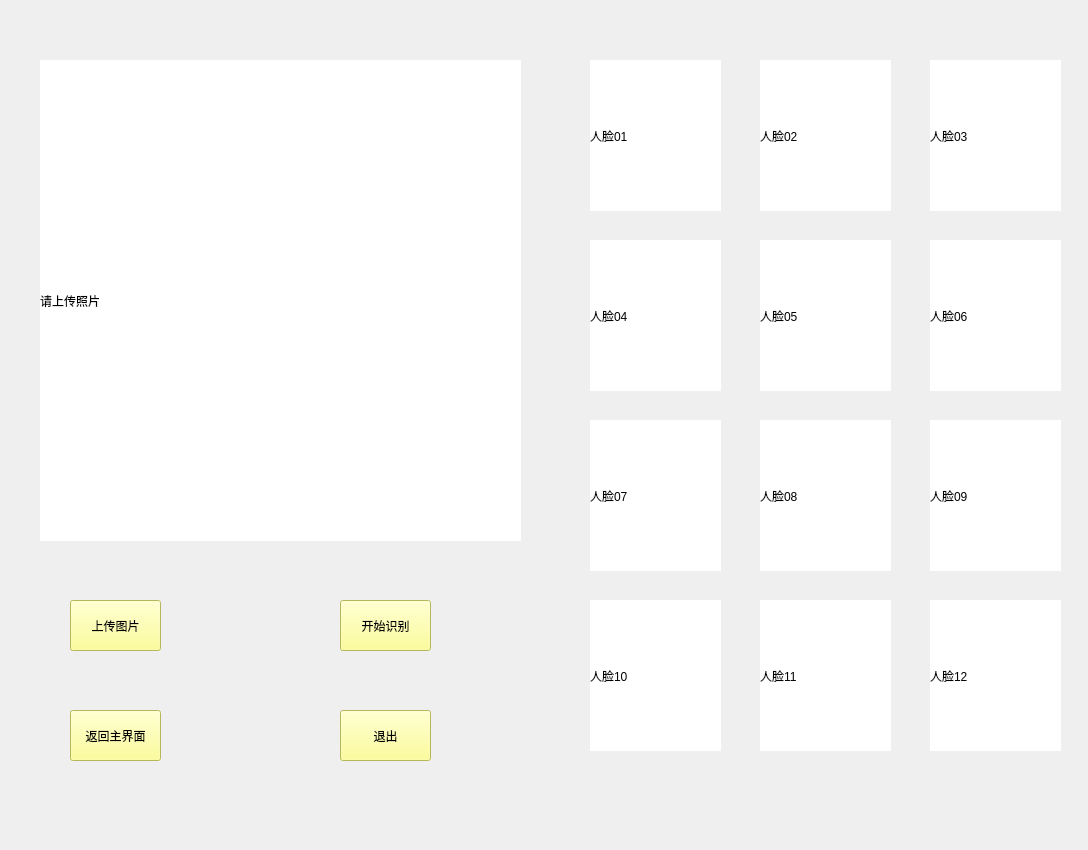
<?xml version="1.0" encoding="UTF-8"?>
<ui version="4.0">
 <class>Form</class>
 <widget class="QWidget" name="Form">
  <property name="geometry">
   <rect>
    <x>0</x>
    <y>0</y>
    <width>1088</width>
    <height>850</height>
   </rect>
  </property>
  <property name="windowTitle">
   <string>Form</string>
  </property>
  <widget class="QLabel" name="label">
   <property name="geometry">
    <rect>
     <x>40</x>
     <y>60</y>
     <width>481</width>
     <height>481</height>
    </rect>
   </property>
   <property name="styleSheet">
    <string notr="true">background-color: rgb(255, 255, 255);</string>
   </property>
   <property name="text">
    <string>请上传照片</string>
   </property>
  </widget>
  <widget class="QLabel" name="label_2">
   <property name="geometry">
    <rect>
     <x>590</x>
     <y>60</y>
     <width>131</width>
     <height>151</height>
    </rect>
   </property>
   <property name="styleSheet">
    <string notr="true">background-color: rgb(255, 255, 255);</string>
   </property>
   <property name="text">
    <string>人脸01</string>
   </property>
  </widget>
  <widget class="QLabel" name="label_3">
   <property name="geometry">
    <rect>
     <x>760</x>
     <y>60</y>
     <width>131</width>
     <height>151</height>
    </rect>
   </property>
   <property name="styleSheet">
    <string notr="true">background-color: rgb(255, 255, 255);</string>
   </property>
   <property name="text">
    <string>人脸02</string>
   </property>
  </widget>
  <widget class="QLabel" name="label_4">
   <property name="geometry">
    <rect>
     <x>930</x>
     <y>60</y>
     <width>131</width>
     <height>151</height>
    </rect>
   </property>
   <property name="styleSheet">
    <string notr="true">background-color: rgb(255, 255, 255);</string>
   </property>
   <property name="text">
    <string>人脸03</string>
   </property>
  </widget>
  <widget class="QLabel" name="label_5">
   <property name="geometry">
    <rect>
     <x>590</x>
     <y>240</y>
     <width>131</width>
     <height>151</height>
    </rect>
   </property>
   <property name="styleSheet">
    <string notr="true">background-color: rgb(255, 255, 255);</string>
   </property>
   <property name="text">
    <string>人脸04</string>
   </property>
  </widget>
  <widget class="QLabel" name="label_6">
   <property name="geometry">
    <rect>
     <x>760</x>
     <y>240</y>
     <width>131</width>
     <height>151</height>
    </rect>
   </property>
   <property name="styleSheet">
    <string notr="true">background-color: rgb(255, 255, 255);</string>
   </property>
   <property name="text">
    <string>人脸05</string>
   </property>
  </widget>
  <widget class="QLabel" name="label_7">
   <property name="geometry">
    <rect>
     <x>930</x>
     <y>240</y>
     <width>131</width>
     <height>151</height>
    </rect>
   </property>
   <property name="styleSheet">
    <string notr="true">background-color: rgb(255, 255, 255);</string>
   </property>
   <property name="text">
    <string>人脸06</string>
   </property>
  </widget>
  <widget class="QLabel" name="label_8">
   <property name="geometry">
    <rect>
     <x>590</x>
     <y>420</y>
     <width>131</width>
     <height>151</height>
    </rect>
   </property>
   <property name="styleSheet">
    <string notr="true">background-color: rgb(255, 255, 255);</string>
   </property>
   <property name="text">
    <string>人脸07</string>
   </property>
  </widget>
  <widget class="QLabel" name="label_9">
   <property name="geometry">
    <rect>
     <x>760</x>
     <y>420</y>
     <width>131</width>
     <height>151</height>
    </rect>
   </property>
   <property name="styleSheet">
    <string notr="true">background-color: rgb(255, 255, 255);</string>
   </property>
   <property name="text">
    <string>人脸08</string>
   </property>
  </widget>
  <widget class="QLabel" name="label_10">
   <property name="geometry">
    <rect>
     <x>930</x>
     <y>420</y>
     <width>131</width>
     <height>151</height>
    </rect>
   </property>
   <property name="styleSheet">
    <string notr="true">background-color: rgb(255, 255, 255);</string>
   </property>
   <property name="text">
    <string>人脸09</string>
   </property>
  </widget>
  <widget class="QLabel" name="label_11">
   <property name="geometry">
    <rect>
     <x>590</x>
     <y>600</y>
     <width>131</width>
     <height>151</height>
    </rect>
   </property>
   <property name="styleSheet">
    <string notr="true">background-color: rgb(255, 255, 255);</string>
   </property>
   <property name="text">
    <string>人脸10</string>
   </property>
  </widget>
  <widget class="QLabel" name="label_12">
   <property name="geometry">
    <rect>
     <x>760</x>
     <y>600</y>
     <width>131</width>
     <height>151</height>
    </rect>
   </property>
   <property name="styleSheet">
    <string notr="true">background-color: rgb(255, 255, 255);</string>
   </property>
   <property name="text">
    <string>人脸11</string>
   </property>
  </widget>
  <widget class="QLabel" name="label_13">
   <property name="geometry">
    <rect>
     <x>930</x>
     <y>600</y>
     <width>131</width>
     <height>151</height>
    </rect>
   </property>
   <property name="styleSheet">
    <string notr="true">background-color: rgb(255, 255, 255);</string>
   </property>
   <property name="text">
    <string>人脸12</string>
   </property>
  </widget>
  <widget class="QPushButton" name="pushButton">
   <property name="geometry">
    <rect>
     <x>70</x>
     <y>600</y>
     <width>91</width>
     <height>51</height>
    </rect>
   </property>
   <property name="styleSheet">
    <string notr="true">background-color:rgb(255, 255, 127);</string>
   </property>
   <property name="text">
    <string>上传图片</string>
   </property>
  </widget>
  <widget class="QPushButton" name="pushButton_2">
   <property name="geometry">
    <rect>
     <x>340</x>
     <y>600</y>
     <width>91</width>
     <height>51</height>
    </rect>
   </property>
   <property name="styleSheet">
    <string notr="true">background-color:rgb(255, 255, 127);</string>
   </property>
   <property name="text">
    <string>开始识别</string>
   </property>
  </widget>
  <widget class="QPushButton" name="pushButton_3">
   <property name="geometry">
    <rect>
     <x>70</x>
     <y>710</y>
     <width>91</width>
     <height>51</height>
    </rect>
   </property>
   <property name="styleSheet">
    <string notr="true">background-color:rgb(255, 255, 127);</string>
   </property>
   <property name="text">
    <string>返回主界面</string>
   </property>
  </widget>
  <widget class="QPushButton" name="pushButton_4">
   <property name="geometry">
    <rect>
     <x>340</x>
     <y>710</y>
     <width>91</width>
     <height>51</height>
    </rect>
   </property>
   <property name="styleSheet">
    <string notr="true">background-color:rgb(255, 255, 127);</string>
   </property>
   <property name="text">
    <string>退出</string>
   </property>
  </widget>
 </widget>
 <resources/>
 <connections/>
</ui>
